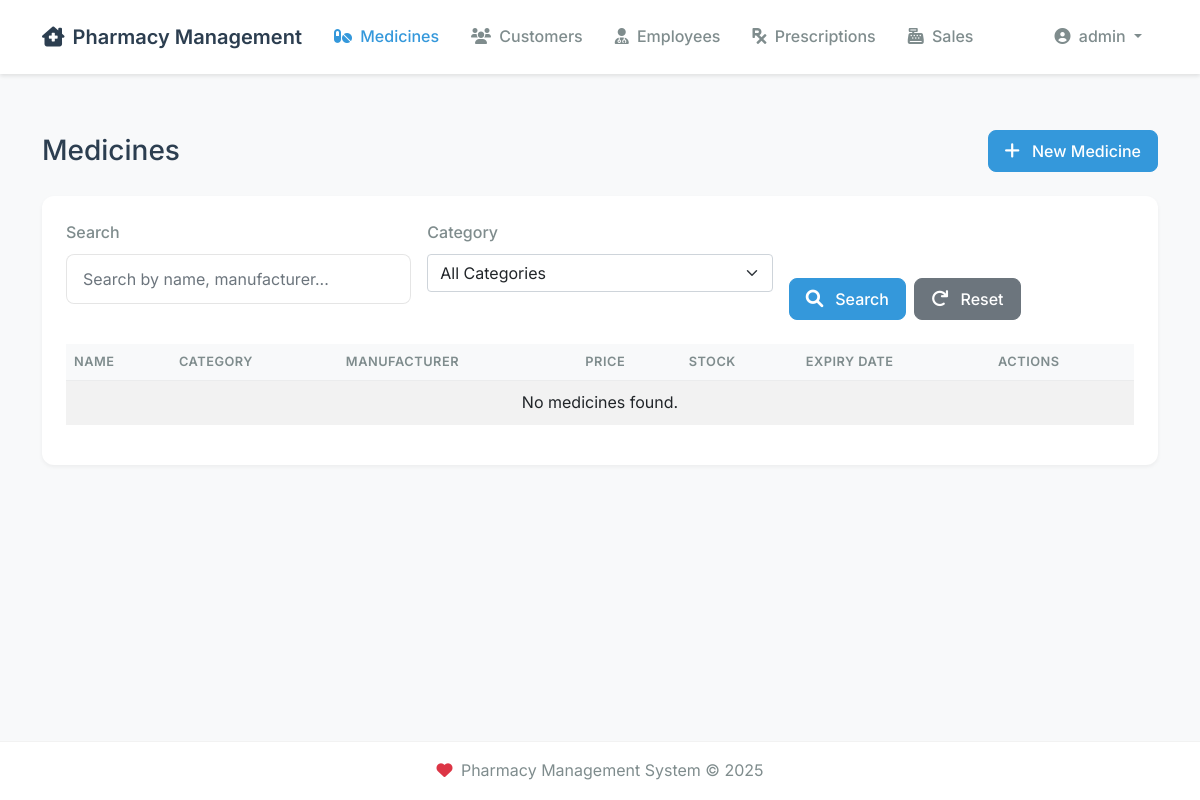
/medicines (signed in), run on an earlier commit of the app's database.
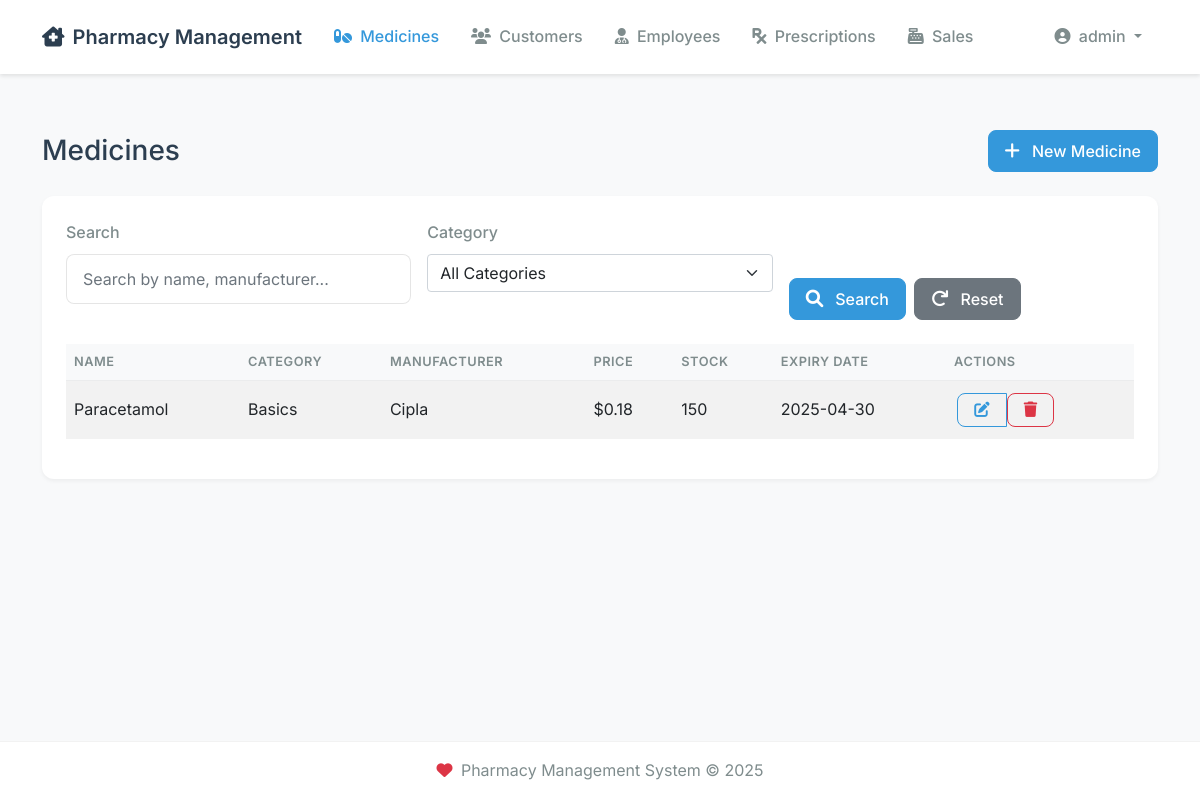
And on a later commit of the database.
### models.py (models this page shows, shortened)
class User(UserMixin, db.Model):
    __tablename__ = 'user'
    id = db.Column(db.Integer, primary_key=True)
    username = db.Column(db.String(80), unique=True, nullable=False)
    email = db.Column(db.String(120), unique=True, nullable=False)
    password_hash = db.Column(db.String(128))
    is_admin = db.Column(db.Boolean, default=False)
    created_at = db.Column(db.DateTime, nullable=False, default=datetime.utcnow)
    updated_at = db.Column(db.DateTime, nullable=False, default=datetime.utcnow, onupdate=datetime.utcnow)

class Medicine(db.Model):
    __tablename__ = 'medicine'
    id = db.Column(db.Integer, primary_key=True)
    name = db.Column(db.String(100), nullable=False)
    description = db.Column(db.Text, nullable=True)
    manufacturer = db.Column(db.String(100), nullable=False)
    category = db.Column(db.String(50), nullable=False)
    price = db.Column(db.Float, nullable=False)
    stock_quantity = db.Column(db.Integer, nullable=False, default=0)
    reorder_level = db.Column(db.Integer, nullable=False, default=10)
    expiry_date = db.Column(db.Date, nullable=False)
    created_at = db.Column(db.DateTime, nullable=False, default=datetime.utcnow)
    updated_at = db.Column(db.DateTime, nullable=False, default=datetime.utcnow, onupdate=datetime.utcnow)
    __table_args__ = (
        CheckConstraint('price >= 0', name='check_positive_price'),
        CheckConstraint('stock_quantity >= 0', name='check_positive_stock'),
        db.UniqueConstraint('name', 'manufacturer', name='uq_medicine_name_manufacturer'),
        db.Index('idx_medicine_name_category', 'name', 'category'),
        db.Index('idx_medicine_expiry', 'expiry_date'),
    )
    sales = db.relationship('Sale', back_populates='medicine', lazy='dynamic')
    prescription_items = db.relationship('PrescriptionItem', back_populates='medicine', lazy='dynamic')

### routes/main.py (the view, shortened to what this page needs)
@main.route('/medicines')
@login_required
@limiter.limit("60 per minute")  # Adjust rate as needed
def medicines():
    page = request.args.get('page', 1, type=int)
    search = request.args.get('search', '')
    category = request.args.get('category', '')
    query = Medicine.query
    if category:
        query = query.filter(Medicine.category == category)
    categories = db.session.query(Medicine.category).distinct().all()
    medicines = query.order_by(Medicine.name).paginate(
        page=page,
        per_page=10,
        error_out=False
    )
    return render_template('medicines.html',
                         medicines=medicines,
                         search=search,
                         category=category,
                         categories=categories)

### extensions.py (called while the page is built)
@login_manager.user_loader
def load_user(user_id):
    from models import User  # Import here to avoid circular imports
    return User.query.get(int(user_id))

### templates/medicines.html (shortened to what this page needs)
{% extends "base.html" %}
{% from "macros.html" import render_pagination, render_search_form %}
{% block content %}
<div class="d-flex justify-content-between align-items-center mb-4">
    <h1 class="h3 mb-0">Medicines</h1>
    <a href="{{ url_for('main.new_medicine') }}" class="btn btn-primary">
        <i class="fas fa-plus me-1"></i> New Medicine
    </a>
</div>
<div class="card">
    <div class="card-body">
        <form method="GET" class="row g-3 mb-4">
            <div class="col-md-4">
                <div class="form-group">
                    <label class="form-label">Search</label>
                    <input type="text" name="search" class="form-control" value="{{ search }}"
                           placeholder="Search by name, manufacturer...">
                </div>
            </div>
            <div class="col-md-4">
                <div class="form-group">
                    <label class="form-label">Category</label>
                    <select name="category" class="form-select">
                        <option value="">All Categories</option>
                    </select>
                </div>
            </div>
            <div class="col-md-4 d-flex align-items-end">
                <button type="submit" class="btn btn-primary me-2">
                    <i class="fas fa-search me-1"></i> Search
                </button>
                <a href="{{ url_for('main.medicines') }}" class="btn btn-secondary">
                    <i class="fas fa-redo me-1"></i> Reset
                </a>
            </div>
        </form>
        <div class="table-responsive">
            <table class="table table-striped table-hover">
                <thead>
                    <tr>
                        <th>Name</th>
                        <th>Category</th>
                        <th>Manufacturer</th>
                        <th>Price</th>
                        <th>Stock</th>
                        <th>Expiry Date</th>
                        <th>Actions</th>
                    </tr>
                </thead>
                <tbody>
                    {% for medicine in medicines.items %}
                    <tr>
                        <td>{{ medicine.name }}</td>
                        <td>{{ medicine.category }}</td>
                        <td>{{ medicine.manufacturer }}</td>
                        <td>${{ "%.2f"|format(medicine.price) }}</td>
                        <td>
                            <span class="stock-quantity {% if medicine.stock_quantity <= medicine.reorder_level %}text-danger{% endif %}">
                                {{ medicine.stock_quantity }}
                            </span>
                        </td>
                        <td>{{ medicine.expiry_date.strftime('%Y-%m-%d') }}</td>
                        <td>
                            <div class="btn-group" role="group">
                                <a href="{{ url_for('main.edit_medicine', id=medicine.id) }}"
                                   class="btn btn-sm btn-outline-primary">
                                    <i class="fas fa-edit"></i>
                                </a>
                                <form action="{{ url_for('main.delete_medicine', id=medicine.id) }}"
                                      method="POST" class="d-inline"
                                      onsubmit="return confirm('Are you sure you want to delete this medicine?');">
                                    <button type="submit" class="btn btn-sm btn-outline-danger">
                                        <i class="fas fa-trash"></i>
                                    </button>
                                </form>
                            </div>
                        </td>
                    </tr>
                    {% else %}
                    <tr>
                        <td colspan="7" class="text-center">No medicines found.</td>
                    </tr>
                    {% endfor %}
                </tbody>
            </table>
        </div>
    </div>
</div>
{% endblock %}

### templates/base.html (shortened to what this page needs)
<!DOCTYPE html>
<html lang="en">
<head>
    <link href="https://cdn.jsdelivr.net/npm/bootstrap@5.1.3/dist/css/bootstrap.min.css" rel="stylesheet">
    <link href="https://cdnjs.cloudflare.com/ajax/libs/font-awesome/6.0.0/css/all.min.css" rel="stylesheet">
    <link href="{{ url_for('static', filename='css/style.css') }}" rel="stylesheet">
</head>
<body>
    <nav class="navbar navbar-expand-lg navbar-light">
        <div class="container">
            <a class="navbar-brand" href="{{ url_for('main.index') }}">
                <i class="fas fa-clinic-medical me-2"></i>Pharmacy Management
            </a>
            <div class="collapse navbar-collapse" id="navbarNav">
                <ul class="navbar-nav me-auto">
                    <li class="nav-item">
                        <a class="nav-link {% if request.endpoint == 'main.medicines' %}active{% endif %}" href="{{ url_for('main.medicines') }}">
                            <i class="fas fa-pills me-1"></i> Medicines
                        </a>
                    </li>
                    <li class="nav-item">
                        <a class="nav-link {% if request.endpoint == 'main.customers' %}active{% endif %}" href="{{ url_for('main.customers') }}">
                            <i class="fas fa-users me-1"></i> Customers
                        </a>
                    </li>
                    <li class="nav-item">
                        <a class="nav-link {% if request.endpoint == 'main.employees' %}active{% endif %}" href="{{ url_for('main.employees') }}">
                            <i class="fas fa-user-md me-1"></i> Employees
                        </a>
                    </li>
                    <li class="nav-item">
                        <a class="nav-link {% if request.endpoint == 'main.prescriptions' %}active{% endif %}" href="{{ url_for('main.prescriptions') }}">
                            <i class="fas fa-prescription me-1"></i> Prescriptions
                        </a>
                    </li>
                    <li class="nav-item">
                        <a class="nav-link {% if request.endpoint == 'main.sales' %}active{% endif %}" href="{{ url_for('main.sales') }}">
                            <i class="fas fa-cash-register me-1"></i> Sales
                        </a>
                    </li>
                </ul>
                {% if current_user.is_authenticated %}
                <ul class="navbar-nav">
                    <li class="nav-item dropdown">
                        <a class="nav-link dropdown-toggle" href="#" id="navbarDropdown" role="button" data-bs-toggle="dropdown">
                            <i class="fas fa-user-circle me-1"></i> {{ current_user.username }}
                        </a>
                    </li>
                </ul>
                {% endif %}
            </div>
        </div>
    </nav>
    <div class="container mt-4">
        {% block content %}{% endblock %}
    </div>
    <footer class="footer mt-auto py-3">
        <div class="container text-center">
            <span class="text-muted">
                <i class="fas fa-heart text-danger me-1"></i>
                Pharmacy Management System &copy; {{ now().year }}
            </span>
        </div>
    </footer>
</body>
</html>

### static/css/style.css (style rules this page uses)
.navbar { margin-bottom: 1rem; }
body { min-height: 100vh; display: flex; flex-direction: column; }
.footer { margin-top: auto; }
.table-responsive { margin-bottom: 1rem; }
.table th { background-color: #f8f9fa; }
.form-group { margin-bottom: 1rem; }
.form-label { font-weight: 500; }
.card { margin-bottom: 1rem; box-shadow: 0 0.125rem 0.25rem rgba(0, 0, 0, 0.075); }
.btn-group { margin: 0.2rem; }
.btn-sm { padding: 0.25rem 0.5rem; }
.navbar { margin-bottom: 2rem; }
.nav-link { padding: 0.5rem 1rem; }
.text-muted { color: #6c757d !important; }
.mt-4 { margin-top: 1.5rem !important; }
.btn { display: inline-flex; align-items: center; gap: 0.5rem; }
.btn i { font-size: 1.1em; }
:root { --primary-color: #2c3e50; --secondary-color: #3498db; --accent-color: #e74c3c; --background-color: #f8f9fa; --card-background: #ffffff; --text-primary: #2c3e50; --text-secondary: #7f8c8d; --success-color: #27ae60; --warning-color: #f1c40f; --danger-color: #e74c3c; }
body { font-family: 'Inter', -apple-system, BlinkMacSystemFont, 'Segoe UI', Roboto, Oxygen, Ubuntu, Cantarell, sans-serif; color: var(--text-primary); background-color: var(--background-color); line-height: 1.6; }
.navbar { box-shadow: 0 2px 4px rgba(0, 0, 0, 0.1); background-color: var(--card-background) !important; padding: 1rem 0; }
.navbar-brand { color: var(--primary-color) !important; font-weight: 600; font-size: 1.25rem; }
.navbar-nav .nav-link { color: var(--text-secondary) !important; font-weight: 500; padding: 0.5rem 1rem !important; transition: all 0.3s ease; }
.navbar-nav .nav-link:hover, .navbar-nav .nav-link.active { color: var(--secondary-color) !important; }
.card { border: none; border-radius: 12px; box-shadow: 0 2px 4px rgba(0, 0, 0, 0.05); transition: transform 0.2s ease, box-shadow 0.2s ease; background: var(--card-background); margin-bottom: 1.5rem; }
.card-body { padding: 1.5rem; }
.btn { border-radius: 8px; padding: 0.5rem 1rem; font-weight: 500; transition: all 0.3s ease; }
.btn-primary { background-color: var(--secondary-color); border-color: var(--secondary-color); }
.btn-outline-primary { color: var(--secondary-color); border-color: var(--secondary-color); }
.table { margin-bottom: 0; }
.table thead th { border-top: none; border-bottom: 2px solid rgba(0, 0, 0, 0.05); color: var(--text-secondary); font-weight: 600; text-transform: uppercase; font-size: 0.8rem; letter-spacing: 0.5px; }
.table td { vertical-align: middle; color: var(--text-primary); border-color: rgba(0, 0, 0, 0.05); }
.form-control { border-radius: 8px; border: 1px solid rgba(0, 0, 0, 0.1); padding: 0.75rem 1rem; transition: all 0.3s ease; }
.form-label { font-weight: 500; color: var(--text-secondary); margin-bottom: 0.5rem; }
.footer { background-color: var(--card-background) !important; border-top: 1px solid rgba(0, 0, 0, 0.05); padding: 1.5rem 0; margin-top: 3rem; }
.footer .text-muted { color: var(--text-secondary) !important; }

What changed in the data, as far as the page shows it:
added Medicine: name "Paracetamol", category "Basics", manufacturer "Cipla", price "0.18", stock_quantity "150", expiry_date "2025-04-30"
Also different on the page:
text no longer shown: "No medicines found."
